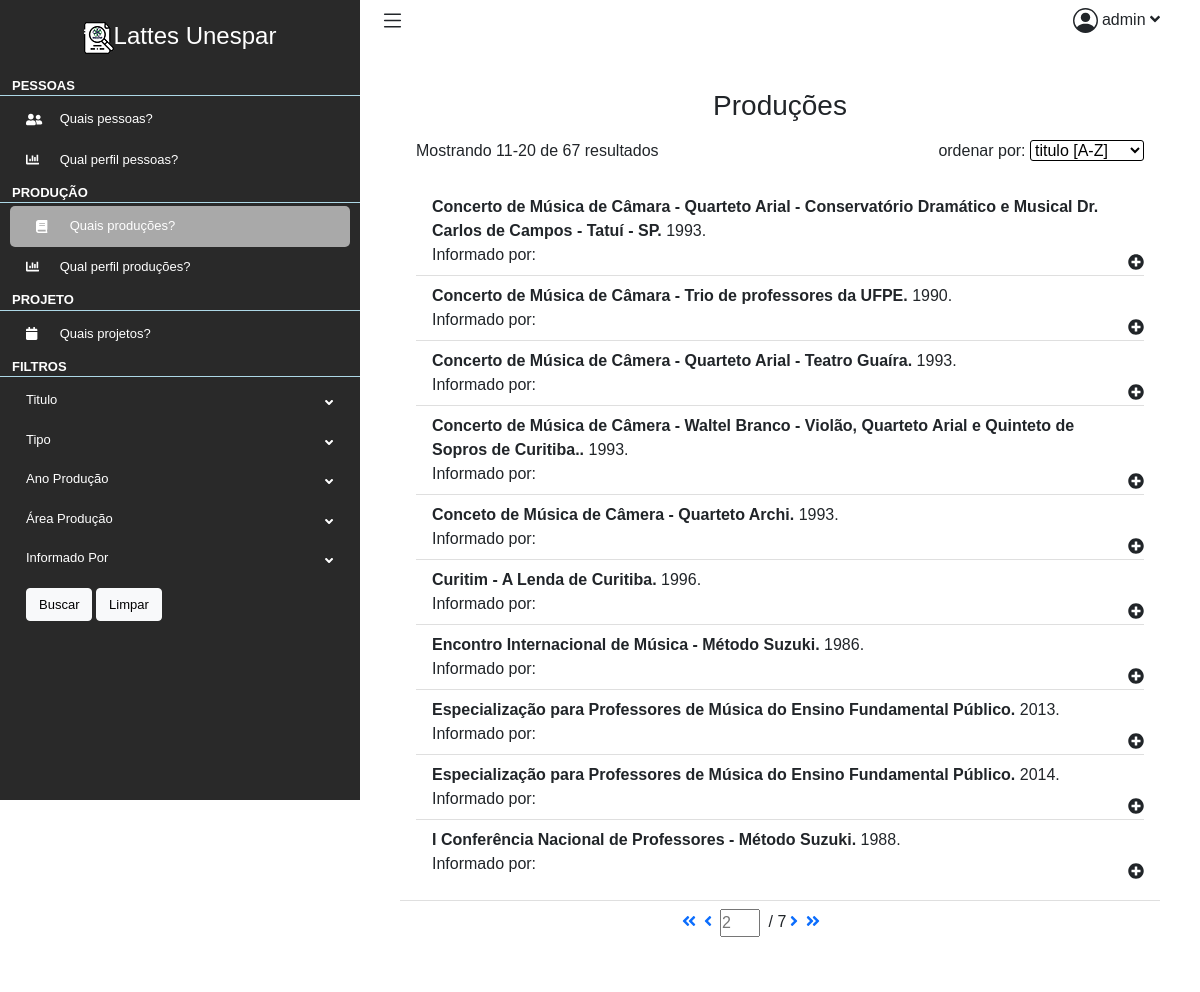
/lattes/producoes?page=2 (signed in), run on an earlier commit of the app's database.
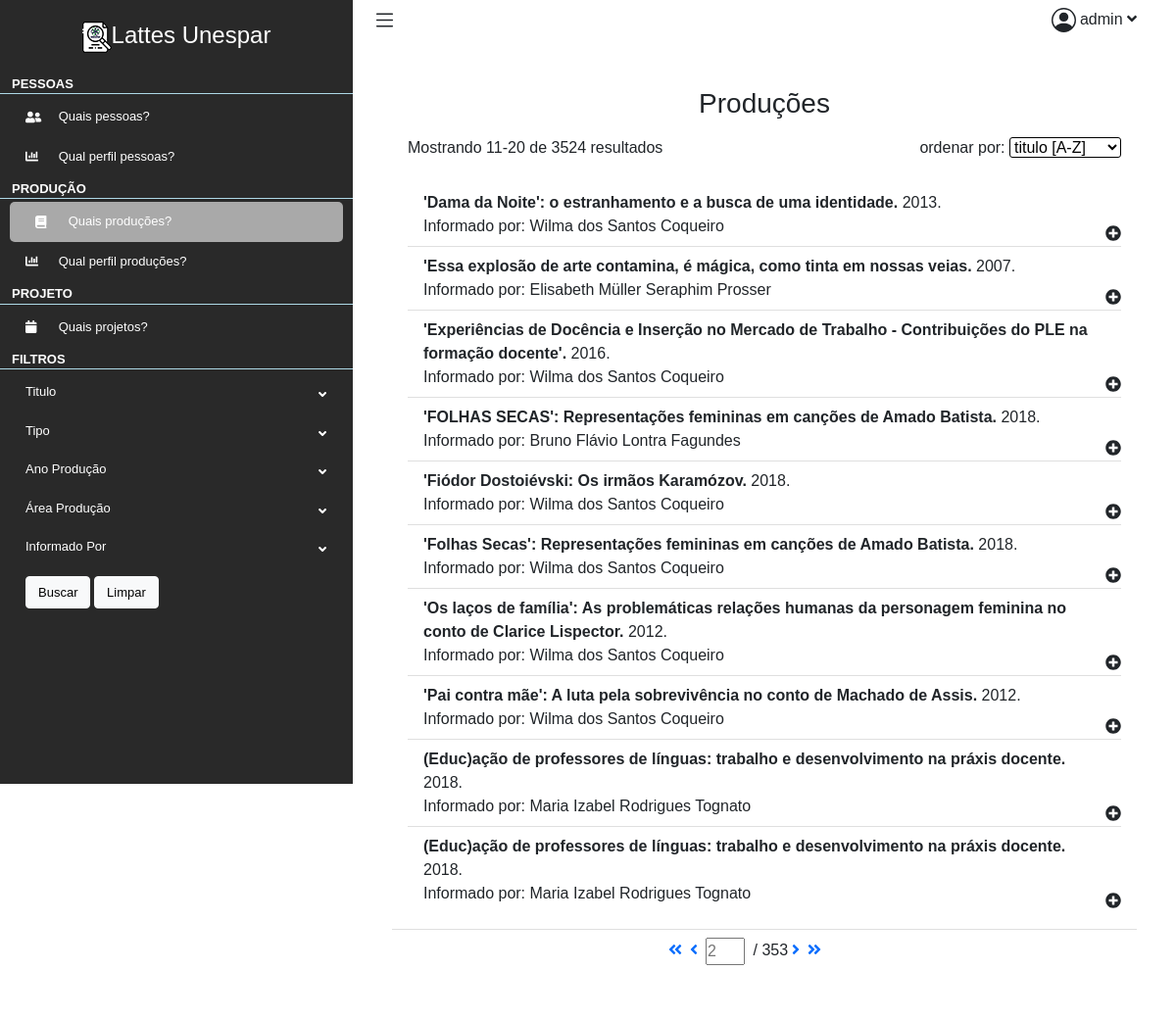
And on a later commit of the database.
### lattes/models.py (models this page shows, shortened)
class Producao(models.Model):
    ano = models.IntegerField()
    informado_por = models.CharField(max_length=255)
    tipo = models.CharField(max_length=255)
    tipo_agrupador = models.CharField(max_length=255)
    titulo = models.CharField(max_length=255)

### lattes/views.py (the view)
# urls.py: path("producoes", views.producoes, name="producoes"),
@login_required
def producoes(request):
    context = {}
    regex = re.compile('(-?[A-Za-z]*)')
    unicode = re.compile('[A-Za-z_Á-û]*')
    ordenar = regex.match(str(request.GET.get('ordenar'))).group()
    area = request.GET.get('area')
    grande_area = request.GET.get('grandeArea')
    if ordenar == 'None':
        ordenar = 'titulo'
    producoes = Producao.objects.all()
    if valid_param(grande_area):
        producoes = producoes.filter(areas_conhecimento__grande_area=grande_area)
    elif valid_param(area):
        producoes = producoes.filter(areas_conhecimento__area=area)
    producoes_filtrada = ProducaoFilter(
        request.GET,
        queryset=producoes.order_by(ordenar)
    )
    paginator = Paginator(producoes_filtrada.qs, 10)
    page_number = request.GET.get('page')
    producoes_page = paginator.get_page(page_number)
    areas = AreaConhecimento.objects.all().values('grande_area', 'area').annotate(total=Count('id'))
    context["areas"] = areas
    context["grande_areas"] = grande_areas(areas)
    context["producoes"] = zip(producoes_page ,[producao.palavrasChave.all() for producao in producoes_page.object_list], [producao.areas_conhecimento.all() for producao in producoes_page.object_list], [producao.setores_atividade.all() for producao in producoes_page.object_list])
    context["Producao_page"] = producoes_page
    context["producoes_filtradas"] = producoes_filtrada
    return render(request, "lattes/producoes/producoes.html", context)

### lattes/templatetags/lattes_extras.py (called while the page is built)
@register.simple_tag
def my_url(value, field_name, urlencode=None):
    url = '?{}={}'.format(field_name, value)
    if urlencode:
        querystring = urlencode.split('&')
        f_querystring = filter(lambda p: p.split('=')[0]!=field_name, querystring)
        e_querystring = '&'.join(f_querystring)
        url='{}&{}'.format(url, e_querystring)
    return url

@register.filter
def replace(value, arg):
    if len(arg.split('|')) != 2:
        return value
    what, to = arg.split('|')
    return value.replace(what, to)

### lattes/views.py (called while the page is built)
def grande_areas(list):
    result = []
    for dictionary in list:
        grande_area = dictionary['grande_area']
        area = dictionary['area']
        total = dictionary['total']
        if not grande_area in [dictionary['grande_area'] for dictionary in result]:
            result.append({'grande_area':grande_area, 'total':total})
        else:
            for dictionary in result:
                if dictionary['grande_area'] == grande_area:
                    index = result.index(dictionary)
                    result.__setitem__(index, {'grande_area':grande_area, 'total':total + result.__getitem__(index)['total']})
    return result

### lattes/templates/lattes/producoes/producoes.html (shortened to what this page needs)
{% extends 'lattes/layout.html' %}
{% load lattes_extras %}
{% load static %}
{% block main %}
<div class="container-fluid p-0">
    <div class="row">
        <div class="col-12">
            <div class="card">
                <div class="card-header">
                    <h1 class="h3 mb-3" style="text-align: center;">Produções</h1>
                    <div id="info">
                        <div>Mostrando {{ Producao_page.start_index }}-{{ Producao_page.end_index }} de {{ Producao_page.paginator.count }} resultados</div>
                        <div>ordenar por:
                            <select id="ordenar" form="filtro" name="ordenar">
                                <option value="titulo">titulo [A-Z]</option>
                            </select>
                        </div>
                    </div>
                </div>
                <div class="card-body">
                    <ul class="list-group list-group-flush">
                        {% for producao, palavras_chave, areas_conhecimento, setores_atividade in producoes%}
                        <li class="list-group-item">
                            <b>{{ producao.titulo}}.</b> {{ producao.ano }}.<br>
                            Informado por: {{ producao.informado_por }} <br>
                            <div class="drop-bnt"><i class="fa fa-plus-circle"></i></div>
                        </li>
                        {% endfor %}
                    </ul>
                </div>
                <div class="card-footer">
                    <div class="paginator">
                        {% if Producao_page.has_previous %}
                        <a href="{% my_url 1 'page' request.GET.urlencode %}"><i class="fas fa-angle-double-left"></i></a>
                        <a href="{% my_url Producao_page.previous_page_number 'page' request.GET.urlencode %}"><i
                                class="fas fa-angle-left"></i></a>
                        {% endif %}
                        <form method="GET">
                            <input type="number" name="page" placeholder="{{Producao_page.number}}"> /
                            {{Producao_page.paginator.num_pages}}
                        </form>
                        {% if Producao_page.has_next %}
                        <a href="{% my_url Producao_page.next_page_number 'page' request.GET.urlencode %}"><i
                                class="fas fa-angle-right"></i></a>
                        <a href="{% my_url Producao_page.paginator.num_pages 'page' request.GET.urlencode %}"><i
                                class="fas fa-angle-double-right"></i></a>
                        {% endif %}
                    </div>
                </div>
            </div>
        </div>
    </div>
</div>
{% endblock %}
{% block filtro %}
<form method="GET" id="filtro">
    <li>
        <div class="drop-bnt">
            Titulo <i class="fas fa-angle-down"></i>
        </div>
    </li>
    <li>
        <div class="drop-bnt">
            Tipo <i class="fa fa-angle-down"></i>
        </div>
    </li>
    <li>
        <div class="drop-bnt">
            Ano Produção <i class="fas fa-angle-down"></i>
        </div>
    </li>
    <li id="filtro-area">
        <div class="drop-bnt">
        Área Produção <i class="fas fa-angle-down"></i>
        </div>
    </li>
    <li>
        <div class="drop-bnt">
            Informado Por <i class="fas fa-angle-down"></i>
        </div>
    </li>
    <div class="submit">
        <input type="submit" value="Buscar" class="btn btn-light" id="btn-submit">
        <button type="button" class="btn btn-light" onclick="Limpar()" id="btn-limpar">Limpar</button>
    </div>
</form>
{% endblock %}

What changed in the data, as far as the page shows it:
removed Producao: titulo "Concerto de Música de Câmara - Quarteto Arial - Conservatório Dramático e Musical Dr. Carlos de Campos - Tatuí - SP", ano "1993"
removed Producao: titulo "Concerto de Música de Câmara - Trio de professores da UFPE", ano "1990"
removed Producao: titulo "Concerto de Música de Câmera - Quarteto Arial - Teatro Guaíra", ano "1993"
removed Producao: titulo "Concerto de Música de Câmera - Waltel Branco - Violão, Quarteto Arial e Quinteto de Sopros de Curitiba.", ano "1993"
removed Producao: titulo "Conceto de Música de Câmera - Quarteto Archi", ano "1993"
removed Producao: titulo "Curitim - A Lenda de Curitiba", ano "1996"
removed Producao: titulo "Encontro Internacional de Música - Método Suzuki", ano "1986"
removed Producao: titulo "Especialização para Professores de Música do Ensino Fundamental Público", ano "2013"
removed Producao: titulo "Especialização para Professores de Música do Ensino Fundamental Público", ano "2014"
removed Producao: titulo "I Conferência Nacional de Professores - Método Suzuki", ano "1988"
added Producao: titulo "'Dama da Noite': o estranhamento e a busca de uma identidade", ano "2013", informado_por "Wilma dos Santos Coqueiro"
added Producao: titulo "'Essa explosão de arte contamina, é mágica, como tinta em nossas veias", ano "2007", informado_por "Elisabeth Müller Seraphim Prosser"
added Producao: titulo "'Experiências de Docência e Inserção no Mercado de Trabalho - Contribuições do PLE na formação docente'", ano "2016", informado_por "Wilma dos Santos Coqueiro"
added Producao: titulo "'FOLHAS SECAS': Representações femininas em canções de Amado Batista", ano "2018", informado_por "Bruno Flávio Lontra Fagundes"
added Producao: titulo "'Fiódor Dostoiévski: Os irmãos Karamózov", ano "2018", informado_por "Wilma dos Santos Coqueiro"
added Producao: titulo "'Folhas Secas': Representações femininas em canções de Amado Batista", ano "2018", informado_por "Wilma dos Santos Coqueiro"
added Producao: titulo "'Os laços de família': As problemáticas relações humanas da personagem feminina no conto de Clarice Lispector", ano "2012", informado_por "Wilma dos Santos Coqueiro"
added Producao: titulo "'Pai contra mãe': A luta pela sobrevivência no conto de Machado de Assis", ano "2012", informado_por "Wilma dos Santos Coqueiro"
added Producao: titulo "(Educ)ação de professores de línguas: trabalho e desenvolvimento na práxis docente", ano "2018", informado_por "Maria Izabel Rodrigues Tognato"
added Producao: titulo "(Educ)ação de professores de línguas: trabalho e desenvolvimento na práxis docente", ano "2018", informado_por "Maria Izabel Rodrigues Tognato"
Also different on the page:
{{ Producao_page.paginator.count }}: "67" → "3524"
{{ Producao_page.paginator.num_pages }}: "7" → "353"
